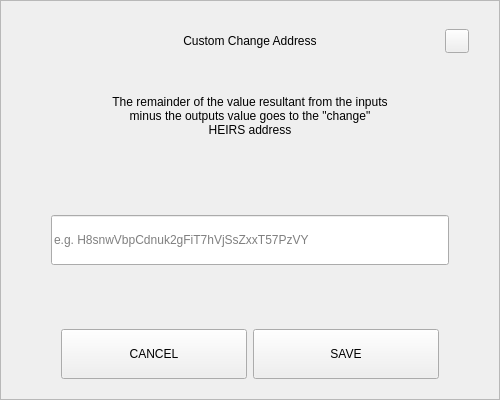
<?xml version="1.0" encoding="UTF-8"?>
<ui version="4.0">
 <class>SendChangeAddressDialog</class>
 <widget class="QDialog" name="SendChangeAddressDialog">
  <property name="geometry">
   <rect>
    <x>0</x>
    <y>0</y>
    <width>500</width>
    <height>400</height>
   </rect>
  </property>
  <property name="windowTitle">
   <string>Dialog</string>
  </property>
  <layout class="QVBoxLayout" name="verticalLayout">
   <property name="spacing">
    <number>0</number>
   </property>
   <property name="leftMargin">
    <number>0</number>
   </property>
   <property name="topMargin">
    <number>0</number>
   </property>
   <property name="rightMargin">
    <number>0</number>
   </property>
   <property name="bottomMargin">
    <number>0</number>
   </property>
   <item>
    <widget class="QFrame" name="frame">
     <property name="styleSheet">
      <string notr="true"/>
     </property>
     <property name="frameShape">
      <enum>QFrame::StyledPanel</enum>
     </property>
     <property name="frameShadow">
      <enum>QFrame::Raised</enum>
     </property>
     <layout class="QVBoxLayout" name="verticalLayout_2" stretch="0,0,0,0,0,0,0">
      <property name="spacing">
       <number>0</number>
      </property>
      <property name="leftMargin">
       <number>30</number>
      </property>
      <property name="topMargin">
       <number>20</number>
      </property>
      <property name="rightMargin">
       <number>30</number>
      </property>
      <property name="bottomMargin">
       <number>20</number>
      </property>
      <item>
       <layout class="QHBoxLayout" name="horizontalLayout_3">
        <property name="spacing">
         <number>0</number>
        </property>
        <item>
         <spacer name="horizontalSpacer_2">
          <property name="orientation">
           <enum>Qt::Horizontal</enum>
          </property>
          <property name="sizeHint" stdset="0">
           <size>
            <width>40</width>
            <height>20</height>
           </size>
          </property>
         </spacer>
        </item>
        <item>
         <widget class="QLabel" name="labelTitle">
          <property name="minimumSize">
           <size>
            <width>0</width>
            <height>40</height>
           </size>
          </property>
          <property name="maximumSize">
           <size>
            <width>16777215</width>
            <height>40</height>
           </size>
          </property>
          <property name="styleSheet">
           <string notr="true">padding-left:24px;</string>
          </property>
          <property name="text">
           <string>Custom Change Address</string>
          </property>
          <property name="alignment">
           <set>Qt::AlignCenter</set>
          </property>
          <property name="margin">
           <number>7</number>
          </property>
         </widget>
        </item>
        <item>
         <spacer name="horizontalSpacer">
          <property name="orientation">
           <enum>Qt::Horizontal</enum>
          </property>
          <property name="sizeHint" stdset="0">
           <size>
            <width>40</width>
            <height>20</height>
           </size>
          </property>
         </spacer>
        </item>
        <item>
         <widget class="QPushButton" name="btnEsc">
          <property name="minimumSize">
           <size>
            <width>24</width>
            <height>24</height>
           </size>
          </property>
          <property name="maximumSize">
           <size>
            <width>24</width>
            <height>24</height>
           </size>
          </property>
          <property name="focusPolicy">
           <enum>Qt::NoFocus</enum>
          </property>
          <property name="text">
           <string/>
          </property>
         </widget>
        </item>
       </layout>
      </item>
      <item>
       <spacer name="verticalSpacer_2">
        <property name="orientation">
         <enum>Qt::Vertical</enum>
        </property>
        <property name="sizeType">
         <enum>QSizePolicy::Fixed</enum>
        </property>
        <property name="sizeHint" stdset="0">
         <size>
          <width>20</width>
          <height>20</height>
         </size>
        </property>
       </spacer>
      </item>
      <item alignment="Qt::AlignHCenter">
       <widget class="QLabel" name="labelMessage">
        <property name="minimumSize">
         <size>
          <width>0</width>
          <height>70</height>
         </size>
        </property>
        <property name="text">
         <string>The remainder of the value resultant from the inputs minus the outputs value goes to the &quot;change&quot; HEIRS address</string>
        </property>
        <property name="alignment">
         <set>Qt::AlignCenter</set>
        </property>
        <property name="wordWrap">
         <bool>true</bool>
        </property>
       </widget>
      </item>
      <item>
       <spacer name="verticalSpacer_3">
        <property name="orientation">
         <enum>Qt::Vertical</enum>
        </property>
        <property name="sizeHint" stdset="0">
         <size>
          <width>20</width>
          <height>40</height>
         </size>
        </property>
       </spacer>
      </item>
      <item>
       <layout class="QHBoxLayout" name="horizontalLayout_2">
        <property name="spacing">
         <number>0</number>
        </property>
        <property name="leftMargin">
         <number>20</number>
        </property>
        <property name="rightMargin">
         <number>20</number>
        </property>
        <item>
         <widget class="QLineEdit" name="lineEditAddress">
          <property name="minimumSize">
           <size>
            <width>0</width>
            <height>50</height>
           </size>
          </property>
          <property name="placeholderText">
           <string notr="true">e.g. H8snwVbpCdnuk2gFiT7hVjSsZxxT57PzVY</string>
          </property>
         </widget>
        </item>
       </layout>
      </item>
      <item>
       <spacer name="verticalSpacer">
        <property name="orientation">
         <enum>Qt::Vertical</enum>
        </property>
        <property name="sizeHint" stdset="0">
         <size>
          <width>20</width>
          <height>40</height>
         </size>
        </property>
       </spacer>
      </item>
      <item>
       <layout class="QHBoxLayout" name="horizontalLayout" stretch="2,2">
        <property name="spacing">
         <number>6</number>
        </property>
        <property name="leftMargin">
         <number>30</number>
        </property>
        <property name="rightMargin">
         <number>30</number>
        </property>
        <item>
         <widget class="QPushButton" name="btnCancel">
          <property name="minimumSize">
           <size>
            <width>180</width>
            <height>50</height>
           </size>
          </property>
          <property name="focusPolicy">
           <enum>Qt::NoFocus</enum>
          </property>
          <property name="text">
           <string>CANCEL</string>
          </property>
         </widget>
        </item>
        <item>
         <widget class="QPushButton" name="btnSave">
          <property name="minimumSize">
           <size>
            <width>180</width>
            <height>50</height>
           </size>
          </property>
          <property name="focusPolicy">
           <enum>Qt::NoFocus</enum>
          </property>
          <property name="text">
           <string>SAVE</string>
          </property>
         </widget>
        </item>
       </layout>
      </item>
     </layout>
    </widget>
   </item>
  </layout>
 </widget>
 <resources/>
 <connections/>
</ui>
